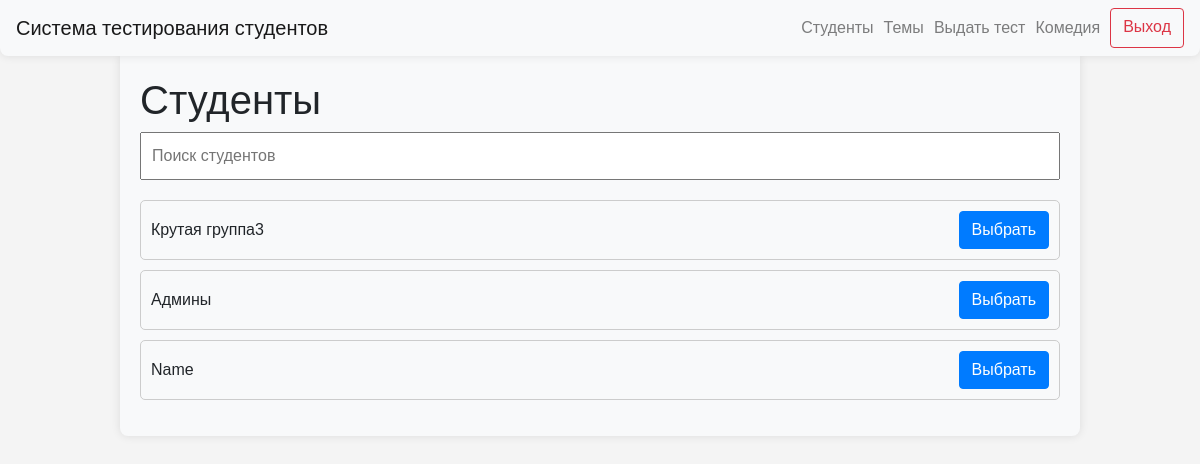
Page / (signed in) on the earlier database version.
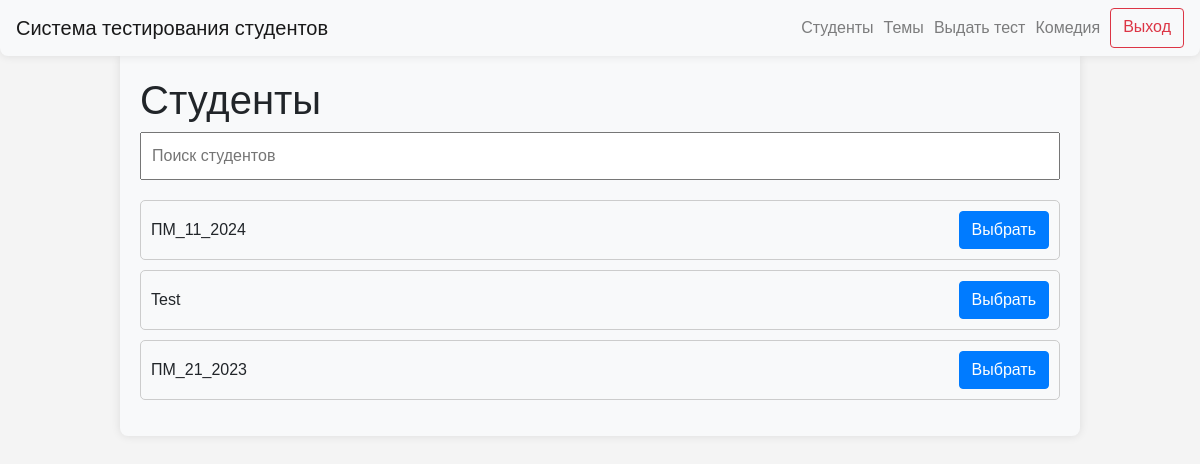
Same page on the later database version.
### data/users.py (models this page shows)
class Group(SqlAlchemyBase, SerializerMixin):
    __tablename__ = "groups"
    id = sqlalchemy.Column(
        sqlalchemy.Integer,
        primary_key=True,
        autoincrement=True,
    )
    name = sqlalchemy.Column(
        sqlalchemy.String,
        nullable=False,
    )

### server.py (the view, shortened to what this page needs)
@app.route("/")
def select_group_for_view_tests():
    if not current_user.is_authenticated:
        return redirect("/authentication")
    db_sess = db_session.create_session()
    groups = db_sess.query(Group).all()
    db_sess.close()
    return render_template("select_group_for_view_tests.html", groups=groups)

### data/db_session.py (called while the page is built)
def create_session() -> Session:
    global __factory
    return __factory()

### server.py (called while the page is built)
@login_manager.user_loader
def load_user(user_id):
    db_sess = db_session.create_session()
    return db_sess.query(User).get(user_id)

### templates/select_group_for_view_tests.html (shortened to what this page needs)
{% extends "base.html" %}
{% block content %}
<body>
<h1>Студенты</h1>
<input type="text" id="searchInput" onkeyup="searchTests()" placeholder="Поиск студентов">
<ul id="testList">
    {% for group in groups %}
    <li class="testItem">{{ group.name }}
        <div class="buttons-container"><a type="button" class="btn btn-primary" href="/tests/{{ group.id }}">Выбрать</a></div>
    </li>
    {% endfor %}
</ul>
</body>
{% endblock %}

Differences in the rows shown:
changed Group: name "Крутая группа3" → "ПМ_11_2024"
changed Group: name "Админы" → "Test"
changed Group: name "Name" → "ПМ_21_2023"
